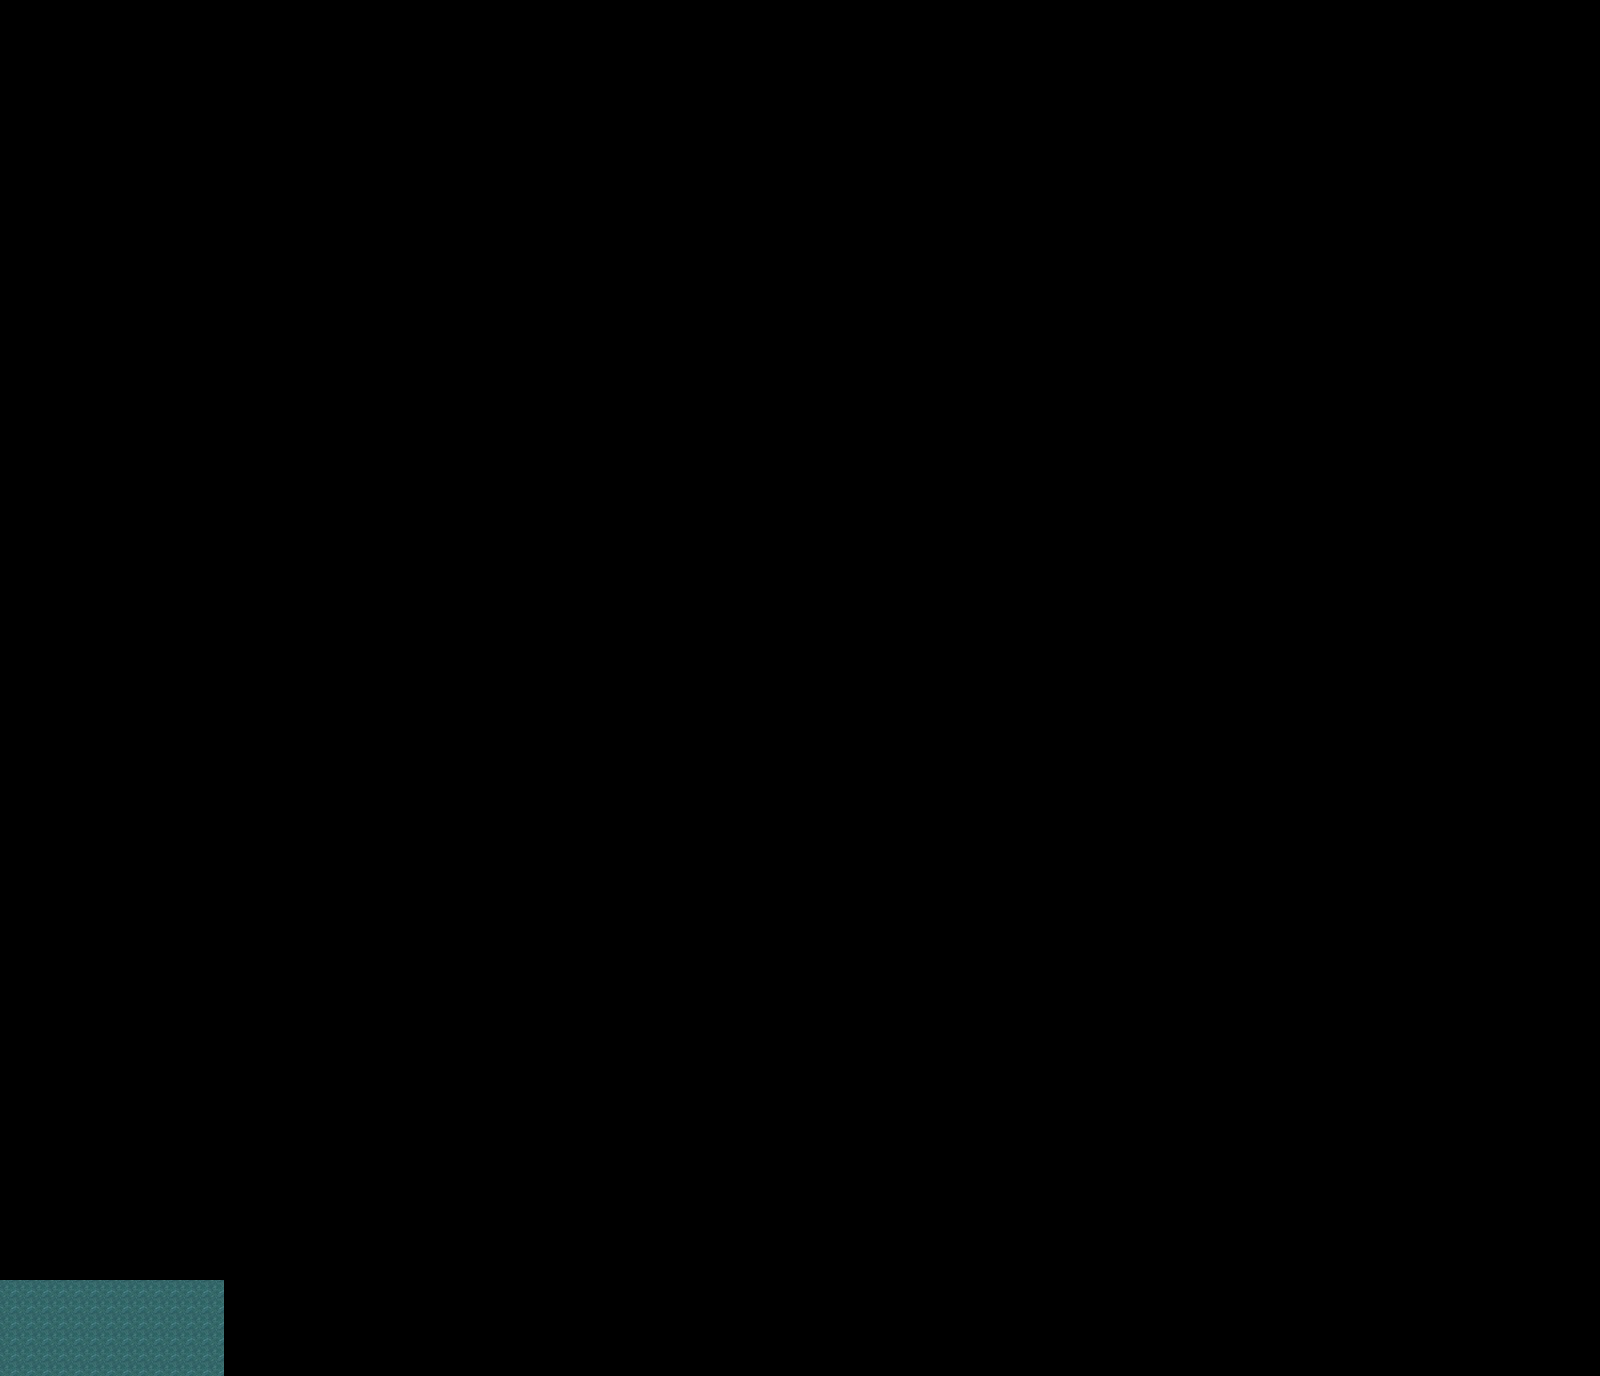

A 2D game scene composited from a Tiled map and its tileset images. What follows is a short description and the map's XML, with each tile layer's data collapsed to a summary:
An orthogonal 100x86 tile map with 16x16 px tiles, 1 tile layer (water), 1 hidden layer not drawn.

<map version="1.0" tiledversion="1.1.6" orientation="orthogonal" renderorder="right-down" width="100" height="86" tilewidth="16" tileheight="16" infinite="0" nextobjectid="1">
 <tileset firstgid="1" name="beer" tilewidth="16" tileheight="16" tilecount="5525" columns="85">
  <image source="beer.jpg" width="1360" height="1040" />
 </tileset>
 <layer name="Слой тайлов 1" width="100" height="86" visible="0">
  <data>[8600 cells, 479 non-empty, 91 distinct tile ids]</data>
 </layer>
 <layer name="water" width="100" height="86">
  <data>[8600 cells, 84 non-empty, 1 distinct tile ids]</data>
 </layer>
</map>
